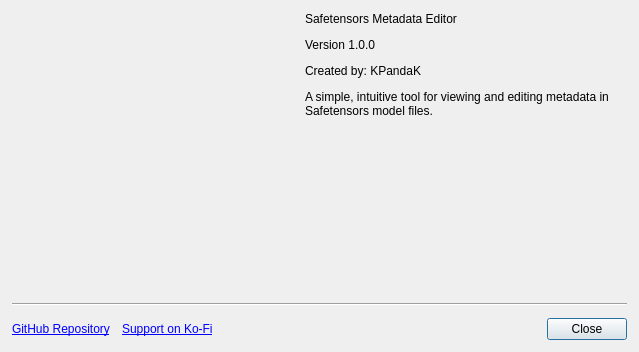
<?xml version="1.0" encoding="UTF-8"?>
<ui version="4.0">
 <class>AboutDialog</class>
 <widget class="QDialog" name="AboutDialog">
  <property name="geometry">
   <rect>
    <x>0</x>
    <y>0</y>
    <width>639</width>
    <height>352</height>
   </rect>
  </property>
  <property name="modal">
   <bool>true</bool>
  </property>
  <layout class="QVBoxLayout" name="verticalLayout">
   <property name="spacing">
    <number>12</number>
   </property>
   <property name="leftMargin">
    <number>12</number>
   </property>
   <property name="topMargin">
    <number>12</number>
   </property>
   <property name="rightMargin">
    <number>12</number>
   </property>
   <property name="bottomMargin">
    <number>12</number>
   </property>
   <item>
    <layout class="QHBoxLayout" name="topLayout" stretch="45,55">
     <item>
      <widget class="SvgWidget" name="iconLabel" native="true">
       <property name="sizePolicy">
        <sizepolicy hsizetype="Expanding" vsizetype="Expanding">
         <horstretch>0</horstretch>
         <verstretch>0</verstretch>
        </sizepolicy>
       </property>
       <property name="minimumSize">
        <size>
         <width>64</width>
         <height>64</height>
        </size>
       </property>
       <property name="maximumSize">
        <size>
         <width>1024</width>
         <height>1024</height>
        </size>
       </property>
      </widget>
     </item>
     <item>
      <layout class="QVBoxLayout" name="textLayout">
       <property name="leftMargin">
        <number>10</number>
       </property>
       <item>
        <widget class="QLabel" name="aboutTitle">
         <property name="text">
          <string>Safetensors Metadata Editor</string>
         </property>
        </widget>
       </item>
       <item>
        <widget class="QLabel" name="aboutVersion">
         <property name="text">
          <string>Version 1.0.0</string>
         </property>
        </widget>
       </item>
       <item>
        <widget class="QLabel" name="aboutAuthor">
         <property name="text">
          <string>Created by: KPandaK</string>
         </property>
        </widget>
       </item>
       <item>
        <widget class="QLabel" name="aboutDescription">
         <property name="text">
          <string>A simple, intuitive tool for viewing and editing metadata in Safetensors model files.</string>
         </property>
         <property name="wordWrap">
          <bool>true</bool>
         </property>
        </widget>
       </item>
       <item>
        <spacer name="verticalSpacer">
         <property name="orientation">
          <enum>Qt::Orientation::Vertical</enum>
         </property>
         <property name="sizeHint" stdset="0">
          <size>
           <width>20</width>
           <height>40</height>
          </size>
         </property>
        </spacer>
       </item>
      </layout>
     </item>
    </layout>
   </item>
   <item>
    <widget class="Line" name="separatorLine">
     <property name="orientation">
      <enum>Qt::Orientation::Horizontal</enum>
     </property>
    </widget>
   </item>
   <item>
    <layout class="QHBoxLayout" name="bottomLayout">
     <item>
      <widget class="QLabel" name="aboutLink">
       <property name="text">
        <string>&lt;a href='https://github.com/KPandaK/metaeditor_safetensors'&gt;GitHub Repository&lt;/a&gt;</string>
       </property>
       <property name="openExternalLinks">
        <bool>true</bool>
       </property>
      </widget>
     </item>
     <item>
      <widget class="QLabel" name="kofiLink">
       <property name="text">
        <string>&lt;a href='https://ko-fi.com/kpandak'&gt;Support on Ko-Fi&lt;/a&gt;</string>
       </property>
       <property name="openExternalLinks">
        <bool>true</bool>
       </property>
      </widget>
     </item>
     <item>
      <spacer name="horizontalSpacer">
       <property name="orientation">
        <enum>Qt::Orientation::Horizontal</enum>
       </property>
       <property name="sizeHint" stdset="0">
        <size>
         <width>40</width>
         <height>20</height>
        </size>
       </property>
      </spacer>
     </item>
     <item>
      <widget class="QPushButton" name="closeButton">
       <property name="text">
        <string>Close</string>
       </property>
      </widget>
     </item>
    </layout>
   </item>
  </layout>
 </widget>
 <customwidgets>
  <customwidget>
   <class>SvgWidget</class>
   <extends>QWidget</extends>
   <header>metaeditor_safetensors.components.svg_widget</header>
  </customwidget>
 </customwidgets>
 <resources/>
 <connections/>
</ui>
